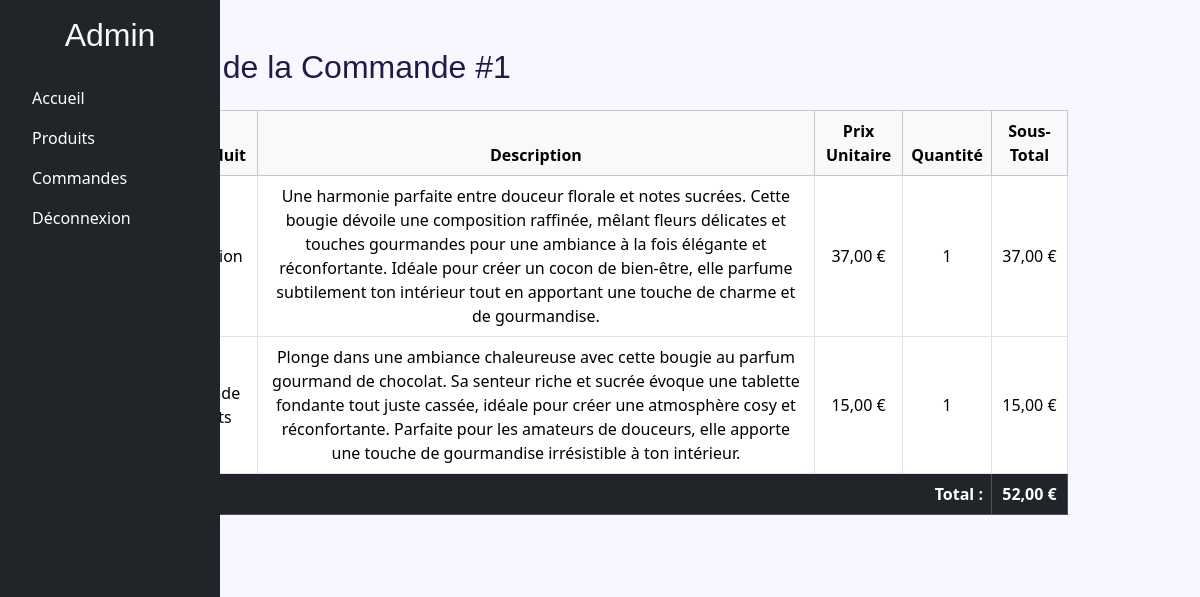
The page /src/Controller/controller_detailCommandeAdmin.php?id=1 (signed in) on the database its author committed.
### tables this page shows
CREATE TABLE IF NOT EXISTS `76_commande_ligne` (
  `pro_id` int NOT NULL,
  `com_id` int NOT NULL,
  `comlig_quantité` int NOT NULL,
  PRIMARY KEY (`pro_id`,`com_id`),
  KEY `com_id` (`com_id`)
);

CREATE TABLE IF NOT EXISTS `76_produits` (
  `pro_id` int NOT NULL AUTO_INCREMENT,
  `pro_nom` varchar(200) NOT NULL,
  `pro_description` varchar(1000) NOT NULL,
  `pro_prix` int NOT NULL,
  `pro_quantite` int NOT NULL,
  `pro_img` varchar(250) NOT NULL,
  PRIMARY KEY (`pro_id`)
);

### src/Controller/controller_detailCommandeAdmin.php (called while the page is built, shortened)
<?php
require_once '../Model/model_produit.php';
$commandeId = intval($_GET['id']);
$details = Produits::afficherDetailCommande($commandeId);
include_once '../View/view_detailCommandeAdmin.php';

### src/Model/model_produit.php (called while the page is built, shortened)
<?php
class Produits
{
    public static function afficherDetailCommande($commandeId) {
    $pdo = new PDO('mysql:host=' . DB_HOST . ';dbname=' . DB_NAME . ';charset=utf8', DB_USER, DB_PASS);
    $pdo->setAttribute(PDO::ATTR_ERRMODE, PDO::ERRMODE_EXCEPTION);
    $sql = 'SELECT
                p.pro_nom,
                p.pro_description,
                p.pro_prix,
                p.pro_img,
                cl.comlig_quantité
            FROM 76_commande_ligne cl
            JOIN 76_produits p ON cl.pro_id = p.pro_id
            WHERE cl.com_id = :id';
    $stmt = $pdo->prepare($sql);
    $stmt->bindValue(':id', $commandeId, PDO::PARAM_INT);
    $stmt->execute();
    return $stmt->fetchAll(PDO::FETCH_ASSOC);
}
}

### src/View/view_detailCommandeAdmin.php (the view, shortened to what this page needs)
<?php include_once '../../templates/head.php'; ?>
<?php include_once '../../templates/sidebar.php'; ?>
<?php $fmt = new \NumberFormatter('fr_FR', \NumberFormatter::CURRENCY); ?>
<div class="container mt-5">
    <h2>Détail de la Commande #<?= htmlspecialchars($_GET['id']) ?></h2>
    <table class="table table-bordered text-center align-middle mt-4">
        <thead class="table-light">
            <tr>
                <th>Nom Produit</th>
                <th>Description</th>
                <th>Prix Unitaire</th>
                <th>Quantité</th>
                <th>Sous-Total</th>
            </tr>
        </thead>
        <tbody>
            <?php
            $total = 0;
            for ($i = 0; $i < count($details); $i++) {
                $sousTotal = $details[$i]['pro_prix'] * $details[$i]['comlig_quantité'];
                $total += $sousTotal;
            ?>
            <tr>
                <td><?= $details[$i]['pro_nom'] ?></td>
                <td><?= $details[$i]['pro_description'] ?></td>
                <td><?= $fmt->format($details[$i]['pro_prix']) ?></td>
                <td><?= $details[$i]['comlig_quantité'] ?></td>
                <td><?= $fmt->format($sousTotal) ?></td>
            </tr>
            <?php } ?>
        </tbody>
        <tfoot>
            <tr class="table-dark">
                <td colspan="4" class="text-end"><strong>Total :</strong></td>
                <td><strong><?= $fmt->format($total) ?></strong></td>
            </tr>
        </tfoot>
    </table>
    <a href="controller_commandeAdmin.php" class="btn btn-secondary">Retour</a>
</div>

### assets/scss/style.css (style rules this page uses)
:root { --color-primary: #2C234D; --color-secondary: #C5B4E3; --color-accent: #E7C6D7; --color-background: #FAF6FF; --color-text: #3A2E4F; }
body h1, body h2, body h3, body h4, body h5, body h6 { font-family: "Playfair Display", sans-serif; color: #211A44; }

### rows shown on the page
76_commande_ligne: pro.pro_description "Une harmonie parfaite entre douceur florale et notes sucrées. Cette bougie dévoile une composition raffinée, mêlant fleurs délicates et touches gourmandes pour une ambiance à la fois élégante et réconfortante. Idéale pour créer un cocon de bien-être, elle parfume subtilement ton intérieur tout en apportant une touche de charme et de gourmandise.", pro.pro_prix "37,00 €", comlig_quantité "1", $fmt->format($sousTotal) "37,00 €"
76_commande_ligne: pro.pro_description "Plonge dans une ambiance chaleureuse avec cette bougie au parfum gourmand de chocolat. Sa senteur riche et sucrée évoque une tablette fondante tout juste cassée, idéale pour créer une atmosphère cosy et réconfortante. Parfaite pour les amateurs de douceurs, elle apporte une touche de gourmandise irrésistible à ton intérieur.", pro.pro_prix "15,00 €", comlig_quantité "1", $fmt->format($sousTotal) "15,00 €"

### other values the page prints
$_GET['id'] "1"
$fmt->format($total) "52,00 €"
